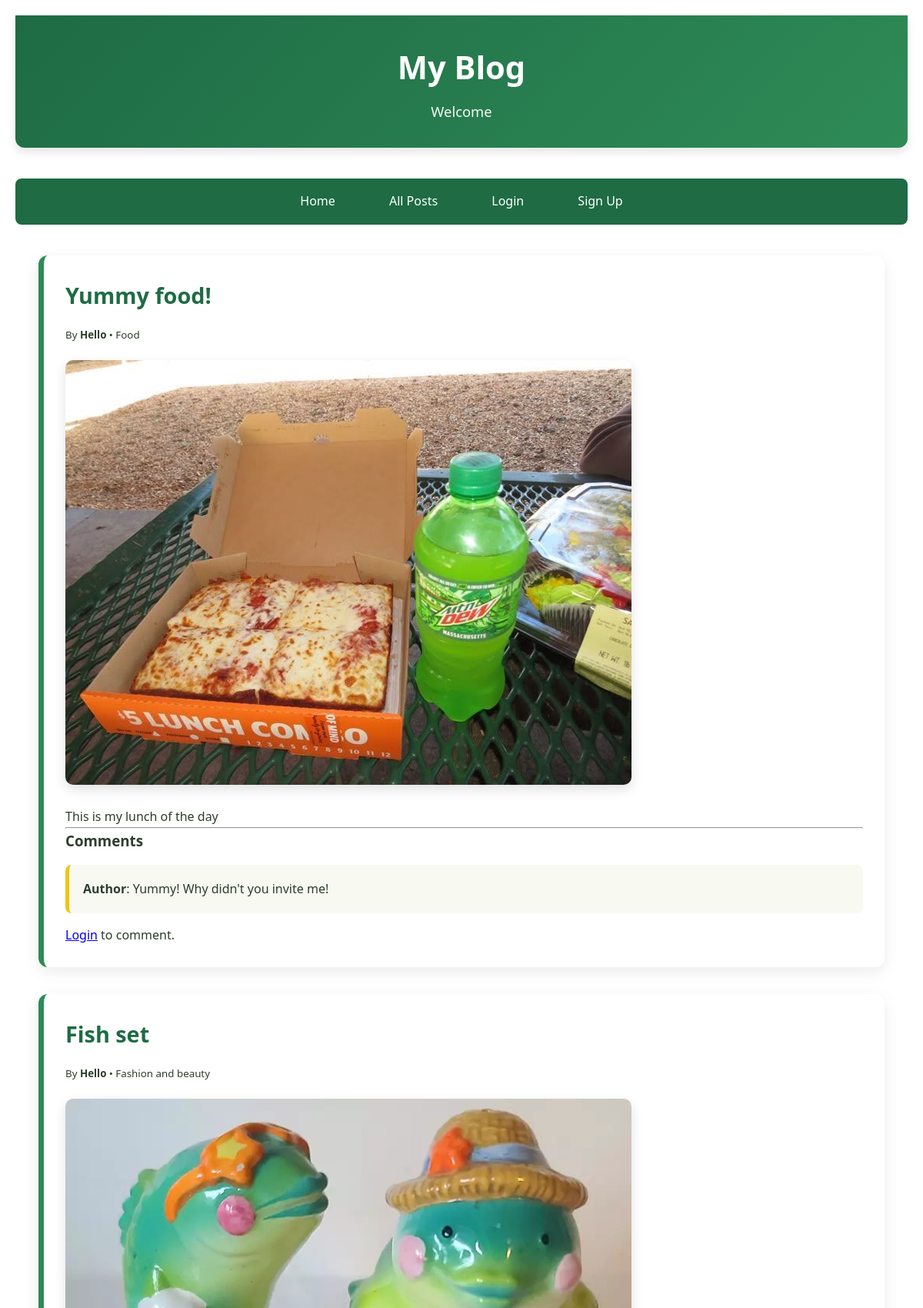
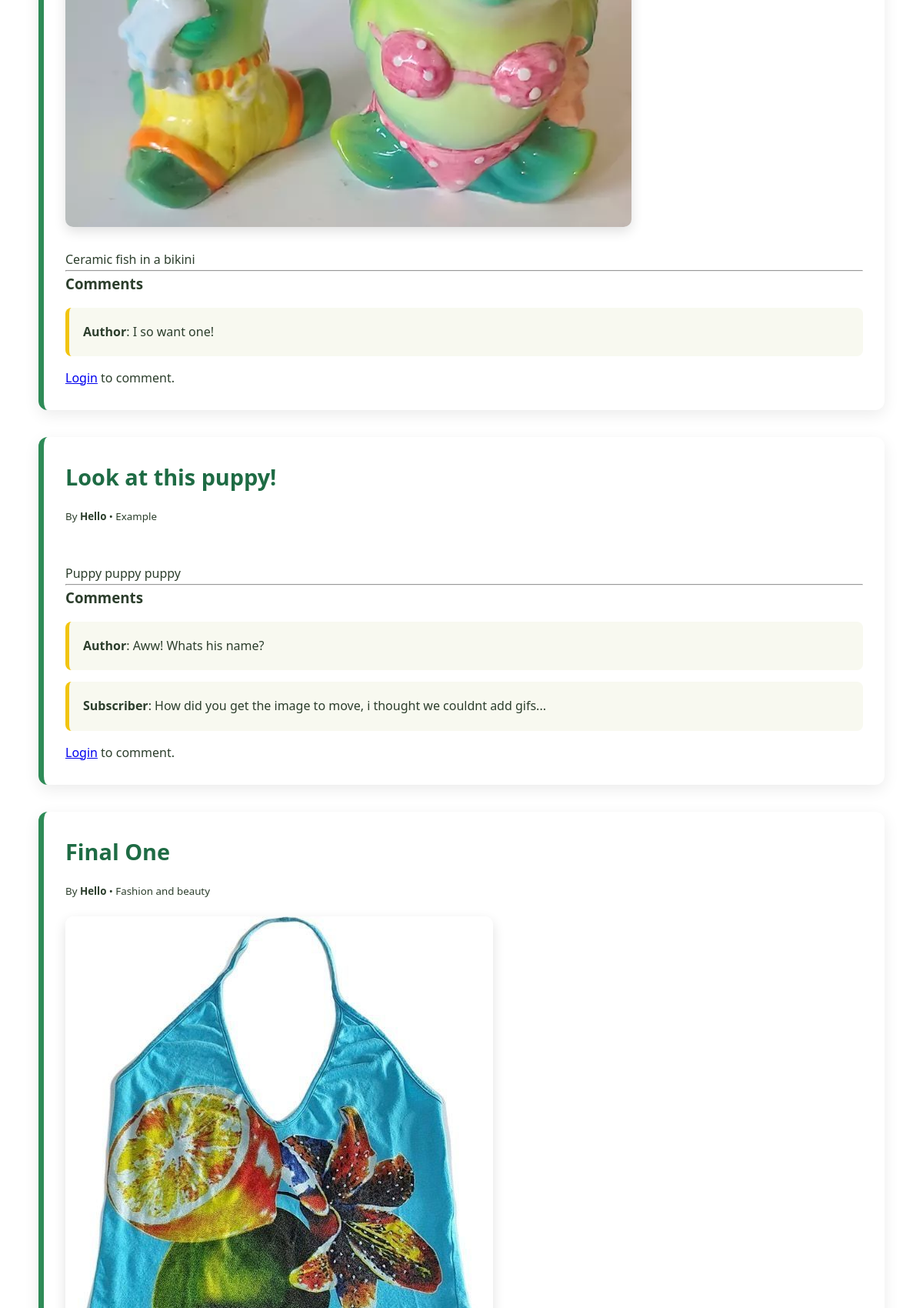
The app's page /displaypost.php (upper part) with its own data (2 pictures, top to bottom).
### tables this page shows
CREATE TABLE `posts` (
  `id` int(11) NOT NULL,
  `title` varchar(255) NOT NULL,
  `content` text NOT NULL,
  `author_id` int(11) NOT NULL,
  `category_id` int(11) NOT NULL,
  `image` varchar(255) NOT NULL
);

CREATE TABLE `users` (
  `id` int(11) NOT NULL,
  `name` varchar(100) DEFAULT NULL,
  `email` varchar(100) NOT NULL,
  `password` varchar(255) NOT NULL,
  `role` enum('admin','author','subscriber') NOT NULL
);

CREATE TABLE `categories` (
  `id` int(11) NOT NULL,
  `name` varchar(100) NOT NULL
);

CREATE TABLE `comments` (
  `id` int(11) NOT NULL,
  `post_id` int(11) NOT NULL,
  `user_name` varchar(100) NOT NULL,
  `email` varchar(255) NOT NULL,
  `comment` text NOT NULL,
  `parent_id` int(11) NOT NULL
);

### displaypost.php (the view, shortened to what this page needs)
<?php
include "db.php";
include "allheader.php";
?>
<div style="max-width:1100px; margin:0 auto;">
<?php
$sql = "SELECT p.*, u.name as author_name, c.name as category_name
        FROM posts p
        LEFT JOIN users u ON p.author_id = u.id
        LEFT JOIN categories c ON p.category_id = c.id
        ORDER BY p.id DESC";
$result = mysqli_query($conn, $sql);
while ($row = mysqli_fetch_assoc($result)):
?>
    <div class="post">
        <h2><?= htmlspecialchars($row['title']) ?></h2>
        <p><small>By <strong><?= htmlspecialchars($row['author_name']) ?></strong> •
           <?= htmlspecialchars($row['category_name'] ?? 'Uncategorized') ?></small></p>
        <?php if(!empty($row['image'])): ?>
            <img src="image/<?= htmlspecialchars($row['image']) ?>" alt="">
        <?php endif; ?>
        <p><?= nl2br(htmlspecialchars($row['content'])) ?></p>
        <hr>
        <h3>Comments</h3>
        <?php
        $post_id = $row['id'];
        $comments_sql = "SELECT * FROM comments WHERE post_id = '$post_id' ORDER BY id ASC";
        $comments_result = mysqli_query($conn, $comments_sql);
        while($comment = mysqli_fetch_assoc($comments_result)):
        ?>
            <div class="comment">
                <strong><?= htmlspecialchars($comment['user_name']) ?></strong>:
                <?= nl2br(htmlspecialchars($comment['comment'])) ?>
            </div>
        <?php endwhile; ?>
        <?php if(isset($_SESSION['user_id'])): ?>
            <form action="insertcomment.php" method="post" style="margin-top:25px;">
                <input type="hidden" name="post_id" value="<?= $post_id ?>">
                <textarea name="comment" placeholder="Write a comment..." required></textarea><br>
                <input type="submit" name="submit" value="Post Comment">
            </form>
        <?php else: ?>
            <p><a href="login.php">Login</a> to comment.</p>
        <?php endif; ?>
    </div>
<?php endwhile; ?>
</div>
</body>
</html>

### allheader.php (shortened to what this page needs)
<!DOCTYPE html>
<html lang="en">
<head>
    <link rel="stylesheet" href="allstyle.css">
</head>
<body>
<header>
    <h1>My Blog</h1>
    <p>Welcome</p>
</header>
<nav>
    <a href="index.php">Home</a>
    <a href="displaypost.php">All Posts</a>
    <?php if(isset($_SESSION['user_id'])): ?>
        <a href="dashboard.php">Dashboard</a>
        <a href="logout.php">Logout</a>
    <?php else: ?>
        <a href="login.php">Login</a>
        <a href="register.php">Sign Up</a>
    <?php endif; ?>
</nav>

### allstyle.css (style rules this page uses)
* { margin: 0; padding: 0; box-sizing: border-box; }
body { font-family: 'Segoe UI', Tahoma, Geneva, Verdana, sans-serif; background-color: #ffffff; color: #2c3e2c; line-height: 1.7; padding: 20px; }
header { background: linear-gradient(135deg, #1e6b44, #2e8b57); color: white; padding: 2rem 0; text-align: center; margin-bottom: 2.5rem; box-shadow: 0 6px 12px rgba(0,0,0,0.1); border-radius: 0 0 12px 12px; }
header h1 { font-size: 2.6rem; margin-bottom: 0.4rem; }
header p { font-size: 1.15rem; opacity: 0.95; }
nav { background: #1e6b44; padding: 1rem 0; margin-bottom: 2.5rem; border-radius: 8px; text-align: center; }
nav a { color: white; text-decoration: none; margin: 0 15px; font-weight: 500; padding: 10px 18px; border-radius: 6px; transition: all 0.3s; }
.post { background: white; padding: 28px; margin-bottom: 35px; border-radius: 12px; box-shadow: 0 6px 20px rgba(0,0,0,0.08); border-left: 7px solid #2e8b57; }
.post h2 { color: #1e6b44; font-size: 1.8rem; margin-bottom: 12px; }
.post img { max-width: 100%; border-radius: 10px; margin: 20px 0; box-shadow: 0 6px 16px rgba(0,0,0,0.12); }
.comment { background: #f8f9f0; padding: 18px; margin: 15px 0; border-radius: 8px; border-left: 5px solid #f1c40f; }

### records on screen
posts: title "Yummy food!", author.name "Hello", category.name "Food", image (picture), content "This is my lunch of the day", shows "Login"
comments: user_name "Author", comment "Yummy! Why didn't you invite me!"
posts: title "Fish set", author.name "Hello", category.name "Fashion and beauty", image (picture), content "Ceramic fish in a bikini", shows "Login"
comments: user_name "Author", comment "I so want one!"
posts: title "Look at this puppy!", author.name "Hello", category.name "Example", content "Puppy puppy puppy", shows "Login"
comments: user_name "Author", comment "Aww! Whats his name?"
comments: user_name "Subscriber", comment "How did you get the image to move, i thought we couldnt add gifs..."
posts: title "Final One", author.name "Hello", category.name "Fashion and beauty", image (picture)
